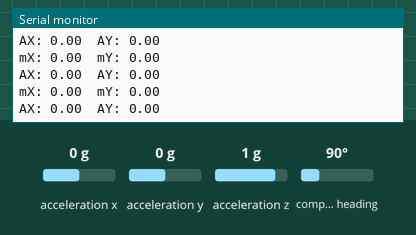
Recording of a sketch running on a simulated Arduino Uno, built with avr-gcc and run on an emulated ATmega328P. Parts: the last lines printed to the serial monitor. Inputs (shaded band) come from the test bench; at power-on: acceleration x 0 g, acceleration y 0 g, acceleration z 1 g, compass heading 90°.

Above: at 2.2 s.
2.3 s: acceleration x set to -1.4 g
At 3.3 s:
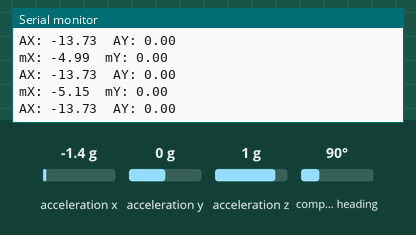
5.3 s: acceleration y set to -1.4 g
At 6.0 s:
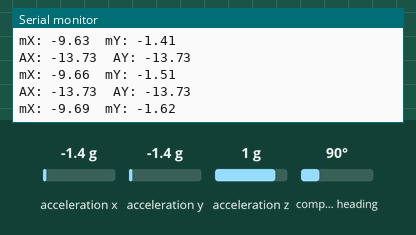
8.3 s: acceleration x set to -0.8 g
At 8.9 s:
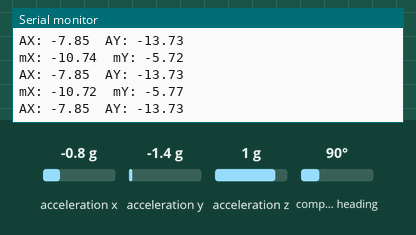
11.3 s: acceleration y set to -0.8 g
At 12.4 s:
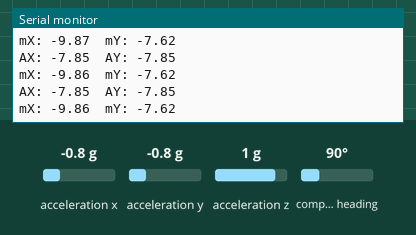
17.3 s: acceleration x set to 0 g
At 18.0 s:
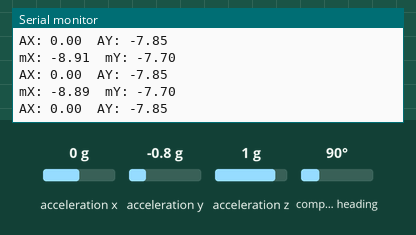
20.3 s: acceleration x set to 1.4 g
At 21.2 s:
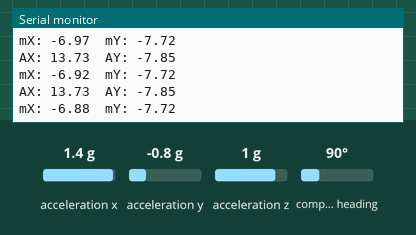
Timing chart, 0 to 23.3 s (numbered marks = the images above; inputs shaded):
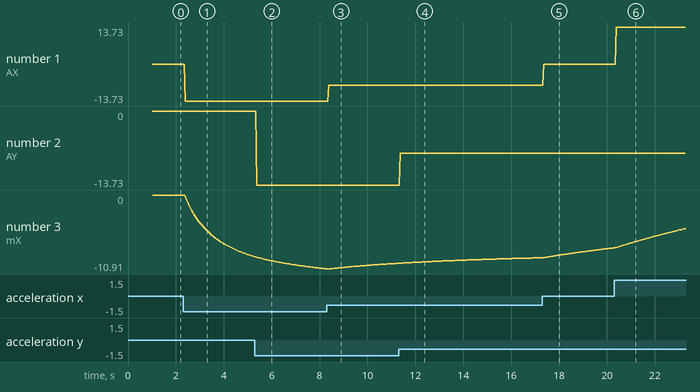

The sketch:

accelerationNorm.ino
```cpp
#include <Wire.h>
#include <Adafruit_Sensor.h>
#include <Adafruit_BNO055.h>
#include <utility/imumaths.h>
#include <Servo.h>

Adafruit_BNO055 bno = Adafruit_BNO055(55);

int count = 1;
double accelx = 0;
double accely = 0;

void setup(void)
{
  Serial.begin(9600);
  Serial.println("Orientation Sensor Test"); Serial.println("");

  /* Initialise the sensor */
  if(!bno.begin())
  {
    /* There was a problem detecting the BNO055 ... check your connections */
    Serial.print("Ooops, no BNO055 detected ... Check your wiring or I2C ADDR!");
    while(1);
  }

  delay(1000);

  bno.setExtCrystalUse(true);
}

//.58 and .66

void loop(void)
{
  /* Get a new sensor event */
  sensors_event_t event;
  bno.getEvent(&event);
  imu::Vector<3> accel = bno.getVector(Adafruit_BNO055::VECTOR_ACCELEROMETER);
  /* Display the floating point data */
  Serial.print("AX: ");
  Serial.print(accel.x());
  Serial.print("\tAY: ");
  Serial.print(accel.y());
  Serial.println("");
  accelx = accelx + accel.x();
  accely = accely + accel.y();
  Serial.print("mX: ");
  Serial.print(accelx/count);
  Serial.print("\tmY: ");
  Serial.print(accely/count);
  Serial.println("");
  count++;
  delay(10);
}
```

Measured:
- after the input at 2.3 s, the serial monitor: prints a new line after 0.09 s (image 1)
- after the input at 17.3 s, the serial monitor: prints a new line after 0.06 s (image 5)
- plotted number 1: 0 → -13.73 after the input at 2.3 s, -7.85 → 0 after the input at 17.3 s
- plotted number 3: 0 → -9.07 after the input at 2.3 s
